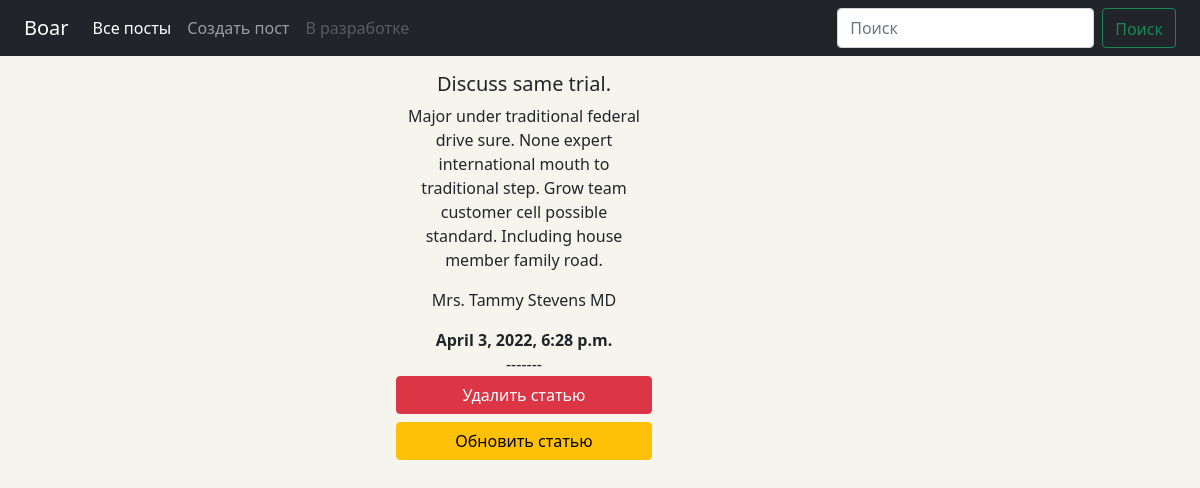
Page /3 on the committed database.
### gum/models.py (models this page shows, shortened)
class CreatePost(models.Model):
    id = models.AutoField(primary_key=True)
    title = models.CharField(max_length=100)
    image = models.ImageField(upload_to='post_img',blank=True)
    message = models.TextField(max_length=1000)
    pub_date = models.DateTimeField(auto_now_add=True)
    author = models.CharField(max_length=30)
    class Meta:
        verbose_name = 'Пост'
        verbose_name_plural = 'Посты'
        ordering = ['id']

### gum/views.py (the view)
# urls.py: path('<int:pk>', views.DetailPost.as_view(), name='detail'),
class DetailPost(DetailView):
    model = CreatePost
    template_name = 'detail.html'
    context_object_name = 'post'

### gum/templates/detail.html (shortened to what this page needs)
{% extends 'base.html' %}
{% block detail %}
        <div class="conteiner">
                <div class="row col-md-8">
                        <h5>{{post.title}}</h5>
                        <p>{{post.message}}</p>
                        <p>{{post.author}}</p>
                        <b>{{post.pub_date}}</b>
                        <div>-------</div>
                        <a href="{% url 'gum:delete' post.id %}" class="btn btn-danger">Удалить статью</a>
                        <a href="{% url 'gum:update' post.id %}" class="btn btn-warning mt-2">Обновить статью</a>
                </div>
        </div>
{% endblock %}

### gum/static/css/base.css (style rules this page uses)
body { background-color: rgb(245, 245, 237); }

### rows in the picture
CreatePost: title "Discuss same trial.", message "Major under traditional federal drive sure. None expert international mouth to traditional step. Grow team customer cell possible standard. Including house member family road.", author "Mrs. Tammy Stevens MD", pub_date "April 3, 2022, 6:28 p.m."
